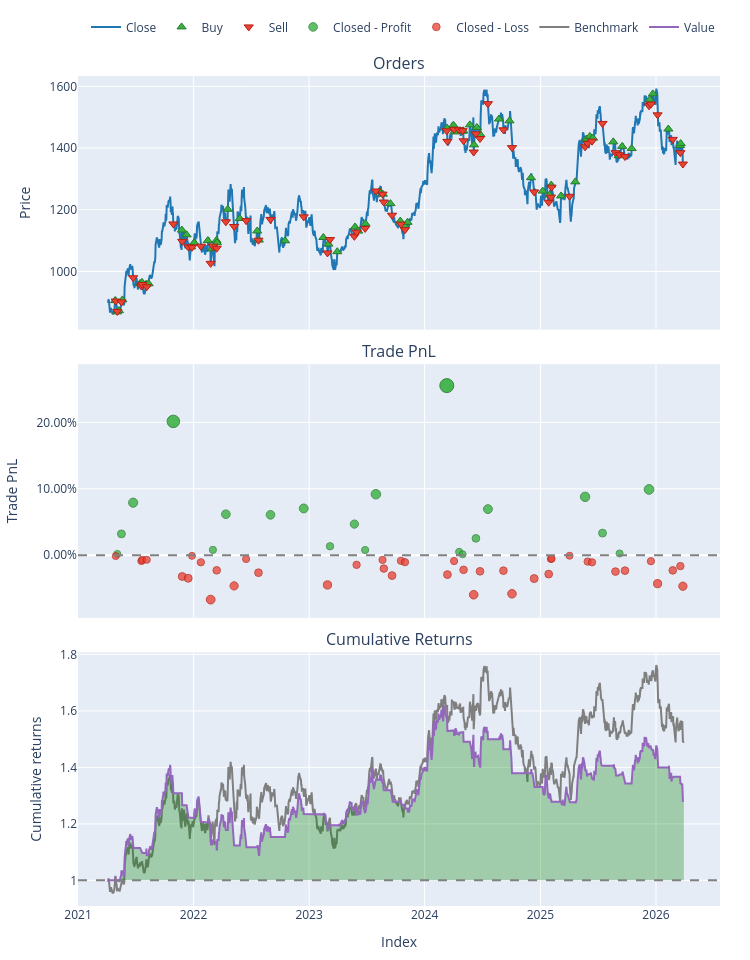

Here is the notebook cell this chart was saved with:
### Markdown cell above
## 4. Backtest: RSI momentum strategy

### Code cell
# Strategy: buy when RSI crosses above 50 (momentum turning up),
#           sell when RSI crosses below 50

entries  = rsi.rsi_above(50) & ~rsi.rsi_above(50).shift(1, fill_value=False)
exits    = rsi.rsi_below(50) & ~rsi.rsi_below(50).shift(1, fill_value=False)

pf = vbt.Portfolio.from_signals(
    close,
    entries=entries,
    exits=exits,
    freq='1D',
    init_cash=100_000,
)

print(pf.stats())
pf.plot().show()
